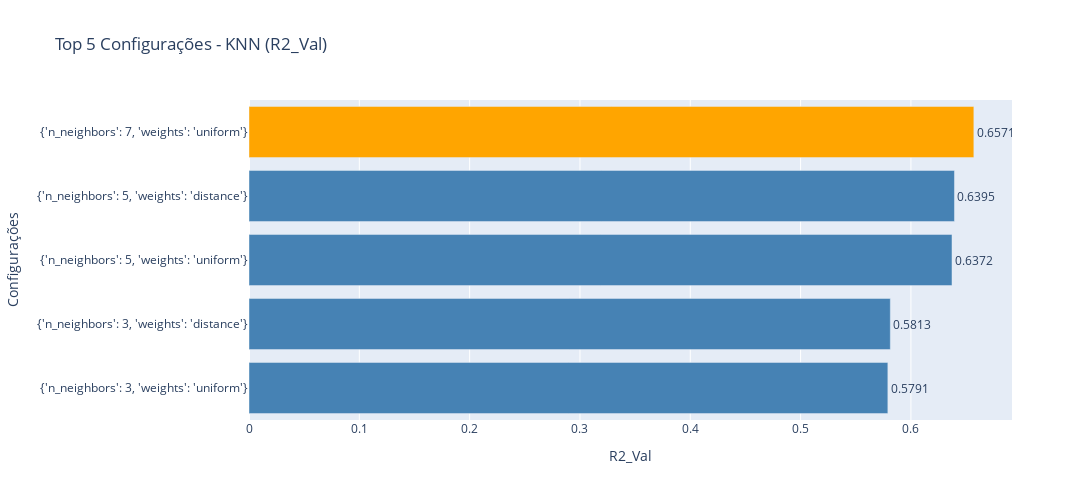
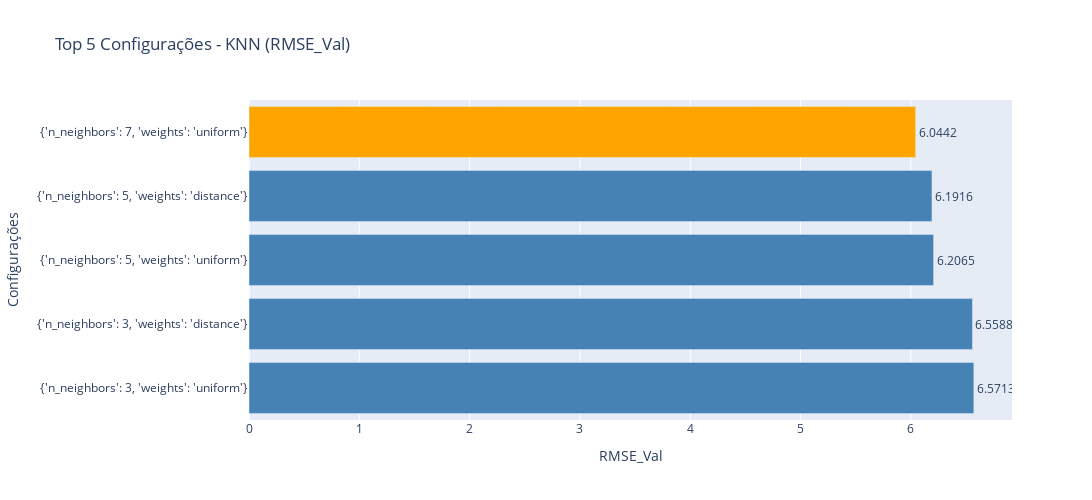

Notebook code for these charts, in order:
### Code cell
plot_top5_configuracoes_plotly('data/models_results/KNN.json', metric='R2_Val')
plot_top5_configuracoes_plotly('data/models_results/KNN.json', metric='RMSE_Val')
plot_top5_configuracoes_plotly('data/models_results/KNN.json', metric='MAE_Val')

### Figure 1 — Plotly figure (JSON) as saved in the notebook; plotly's stock layout.template omitted (floating-point values rounded to 4 significant figures)
{"data": [{"hovertemplate": "Highlight=Outros<br>R2_Val=%{x}<br>Config_Label=%{y}<br>text=%{text}<extra></extra>", "legendgroup": "Outros", "marker": {"color": "steelblue", "pattern": {"shape": ""}}, "name": "Outros", "orientation": "h", "showlegend": true, "text": [0.5791, 0.5813, 0.6372, 0.6395], "textposition": "outside", "type": "bar", "x": [0.5791, 0.5813, 0.6372, 0.6395], "xaxis": "x", "y": ["{'n_neighbors': 3, 'weights': 'uniform'}", "{'n_neighbors': 3, 'weights': 'distance'}", "{'n_neighbors': 5, 'weights': 'uniform'}", "{'n_neighbors': 5, 'weights': 'distance'}"], "yaxis": "y"}, {"hovertemplate": "Highlight=Melhor<br>R2_Val=%{x}<br>Config_Label=%{y}<br>text=%{text}<extra></extra>", "legendgroup": "Melhor", "marker": {"color": "orange", "pattern": {"shape": ""}}, "name": "Melhor", "orientation": "h", "showlegend": true, "text": [0.6571], "textposition": "outside", "type": "bar", "x": [0.6571], "xaxis": "x", "y": ["{'n_neighbors': 7, 'weights': 'uniform'}"], "yaxis": "y"}], "layout": {"barmode": "relative", "height": 500, "legend": {"title": {"text": "Highlight"}, "tracegroupgap": 0}, "showlegend": false, "title": {"text": "Top 5 Configurações - KNN (R2_Val)"}, "width": 1500, "xaxis": {"anchor": "y", "domain": [0, 1], "title": {"text": "R2_Val"}}, "yaxis": {"anchor": "x", "domain": [0, 1], "title": {"text": "Configurações"}}}}

### Figure 2 — Plotly figure (JSON) as saved in the notebook; plotly's stock layout.template omitted (floating-point values rounded to 4 significant figures)
{"data": [{"hovertemplate": "Highlight=Outros<br>RMSE_Val=%{x}<br>Config_Label=%{y}<br>text=%{text}<extra></extra>", "legendgroup": "Outros", "marker": {"color": "steelblue", "pattern": {"shape": ""}}, "name": "Outros", "orientation": "h", "showlegend": true, "text": [6.571, 6.559, 6.207, 6.192], "textposition": "outside", "type": "bar", "x": [6.571, 6.559, 6.207, 6.192], "xaxis": "x", "y": ["{'n_neighbors': 3, 'weights': 'uniform'}", "{'n_neighbors': 3, 'weights': 'distance'}", "{'n_neighbors': 5, 'weights': 'uniform'}", "{'n_neighbors': 5, 'weights': 'distance'}"], "yaxis": "y"}, {"hovertemplate": "Highlight=Melhor<br>RMSE_Val=%{x}<br>Config_Label=%{y}<br>text=%{text}<extra></extra>", "legendgroup": "Melhor", "marker": {"color": "orange", "pattern": {"shape": ""}}, "name": "Melhor", "orientation": "h", "showlegend": true, "text": [6.044], "textposition": "outside", "type": "bar", "x": [6.044], "xaxis": "x", "y": ["{'n_neighbors': 7, 'weights': 'uniform'}"], "yaxis": "y"}], "layout": {"barmode": "relative", "height": 500, "legend": {"title": {"text": "Highlight"}, "tracegroupgap": 0}, "showlegend": false, "title": {"text": "Top 5 Configurações - KNN (RMSE_Val)"}, "width": 1500, "xaxis": {"anchor": "y", "domain": [0, 1], "title": {"text": "RMSE_Val"}}, "yaxis": {"anchor": "x", "domain": [0, 1], "title": {"text": "Configurações"}}}}
